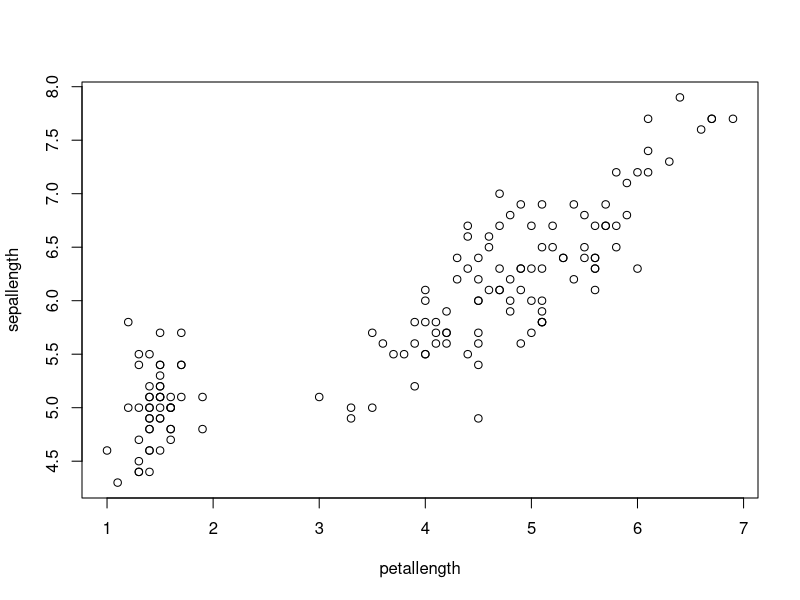
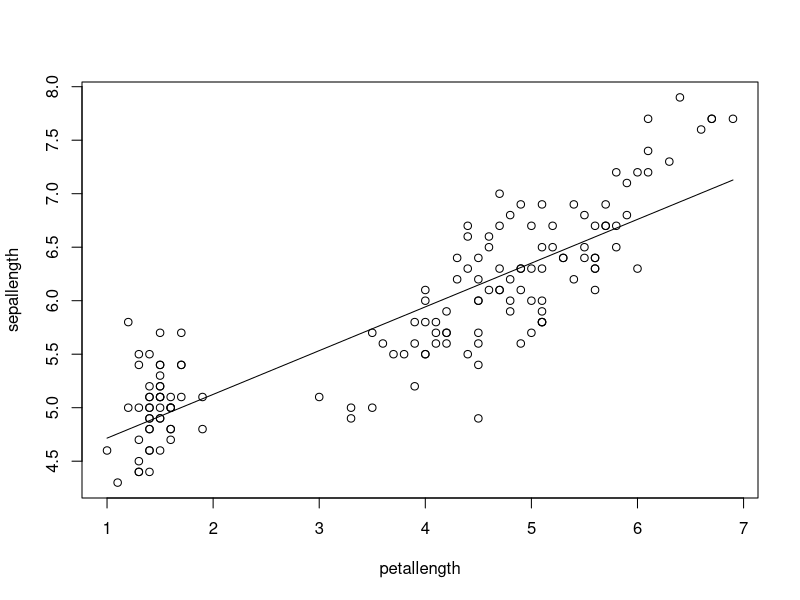

Source code (R) for these figures, in order:
#Codigo para problema 1
rm(list=ls())
misdades<-iris #Le llamamos misdades a nuestra base de datos
#Por comodidad previamente nombramos a cada columna de nuestra base de datos
sepallength<-misdades$Sepal.Length
sepalwidth<-misdades$Sepal.Width
petallength<-misdades$Petal.Length
petalwidth<-misdades$Petal.Width
species<-misdades$Species

#Para ver como varia el petallength segun el sepallength graficamos
plot(petallength,sepallength)

#Calculamos m y b de la regresion lineal

#Primero debemos saber la media de cada x y
x_bar<-mean(petallength)
y_bar<-mean(sepallength)

m<-sum((petallength-x_bar)*(sepallength-y_bar))/sum((petallength-x_bar)^2)
b<-y_bar-m*x_bar

#Dibujamos la linea de regresion lineal
xpred<-petallength
ypred<-m*xpred+b
plot(petallength,sepallength)
lines(xpred,ypred)

#Coeficiente de determinación:
Rsq<-sum((ypred-y_bar)^2)/sum((sepallength-y_bar)^2)
#Coefieciente de correlación
cor<-sqrt(Rsq)

#Manera mas rapida de calcularlo todo
mod<-lm(sepallength~petallength)
summary(mod)
#Predicción sin calcular nada previamente de coefcientes
cor.test(petallength,sepallength)
y_pred2<-predict(mod,data.frame(petallength=1.5))
